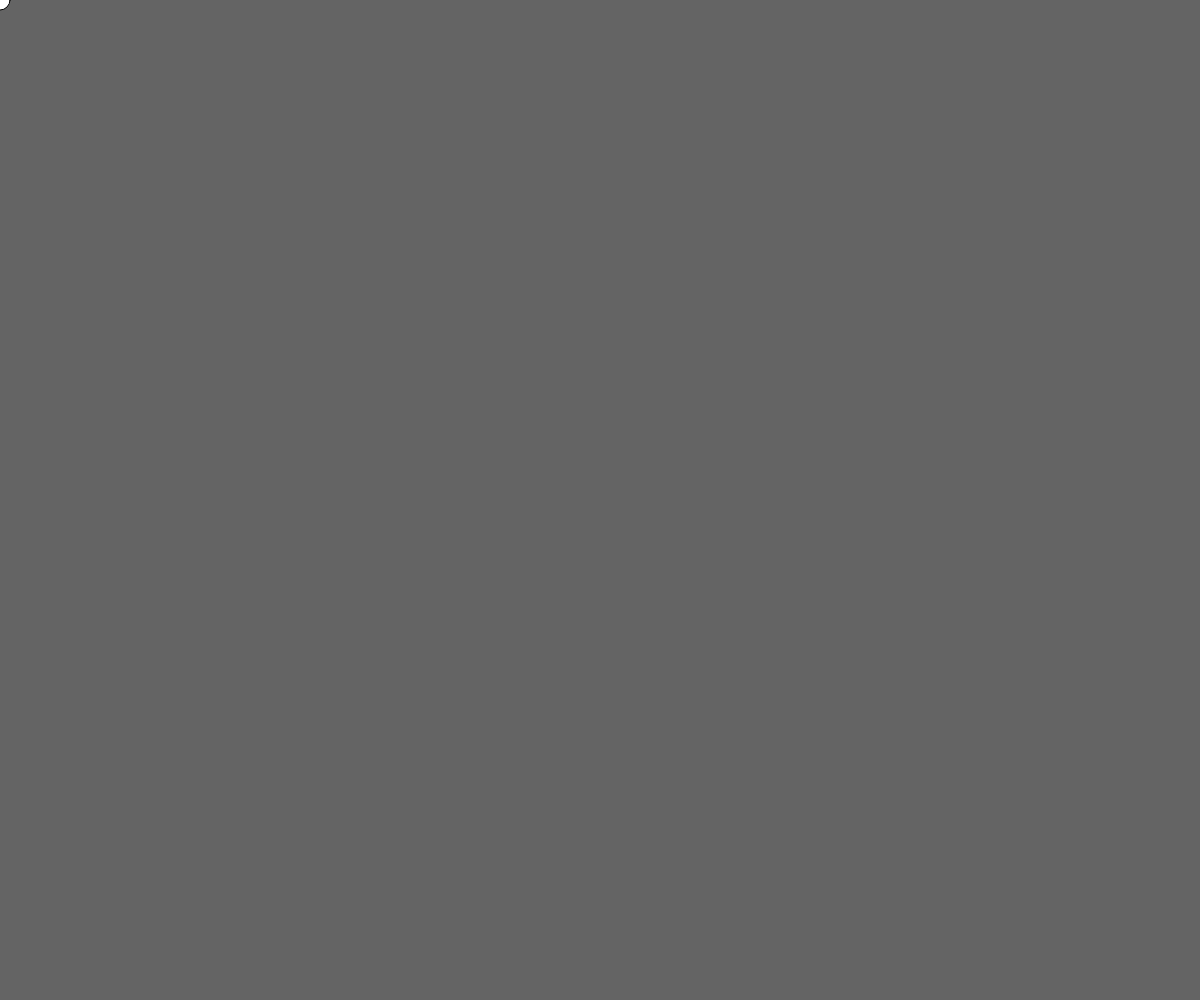
Frame 1 (no input)
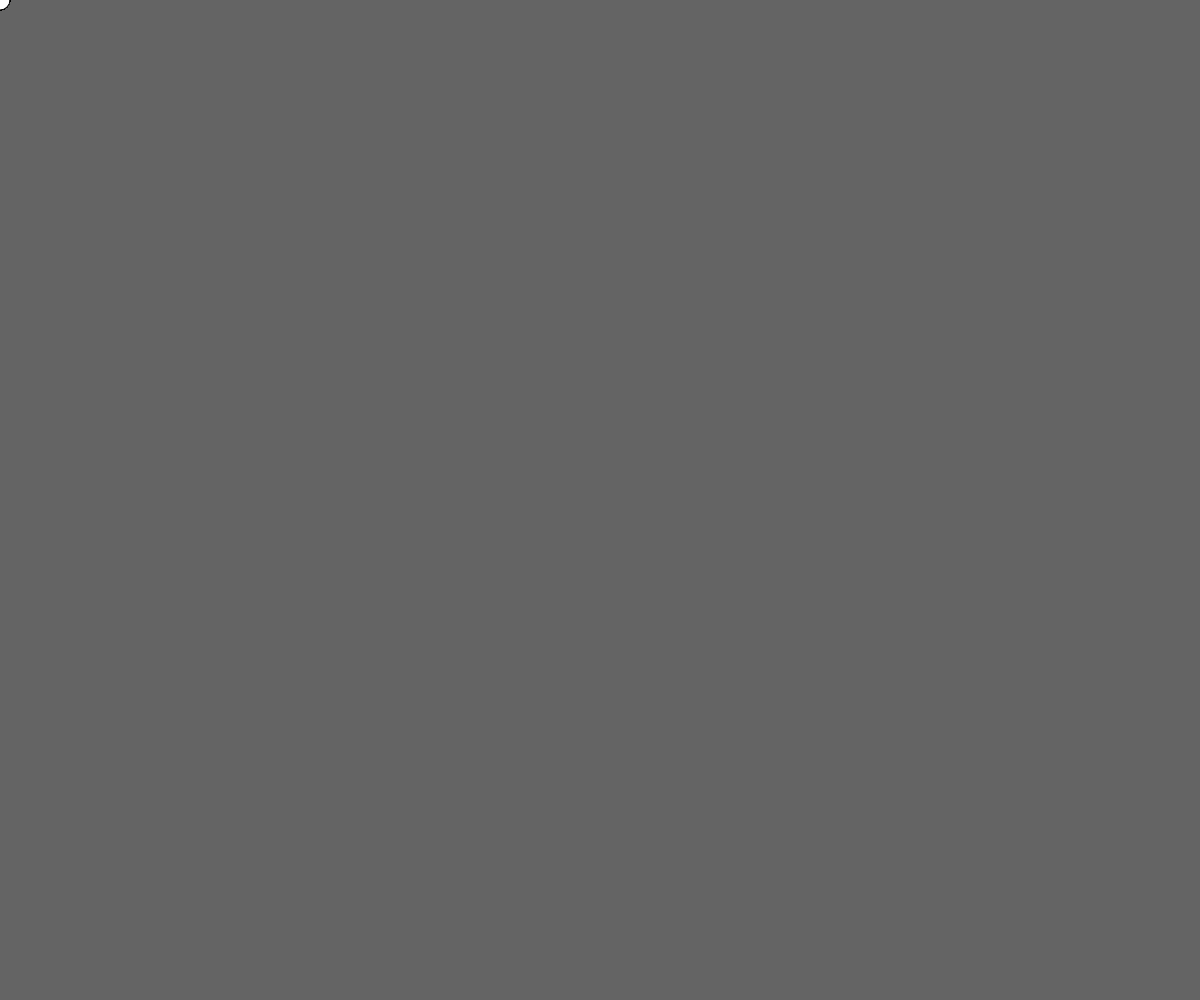
Frame 60 (no input)
Frame 120 (the mouse pressed at the canvas centre since frame 60): identical to frame 60, image omitted

The p5.js sketch that drew these frames (run headless with seeded random() and noise() and a simulated clock; from frame 60 on, the mouse is pressed at the canvas centre):

// p5.js sketch
// ── sketch.js
function setup() {
	createCanvas(windowWidth, windowHeight);
	background(100);
}

function draw() {
	//must evaluate both the mouseX and mouseY position variables
	if(mouseX <= 300 && mouseY <=300){
		ellipse(mouseX, mouseY, 20, 20);
	}

}

//Resolução do exercício proposto pelo curso
